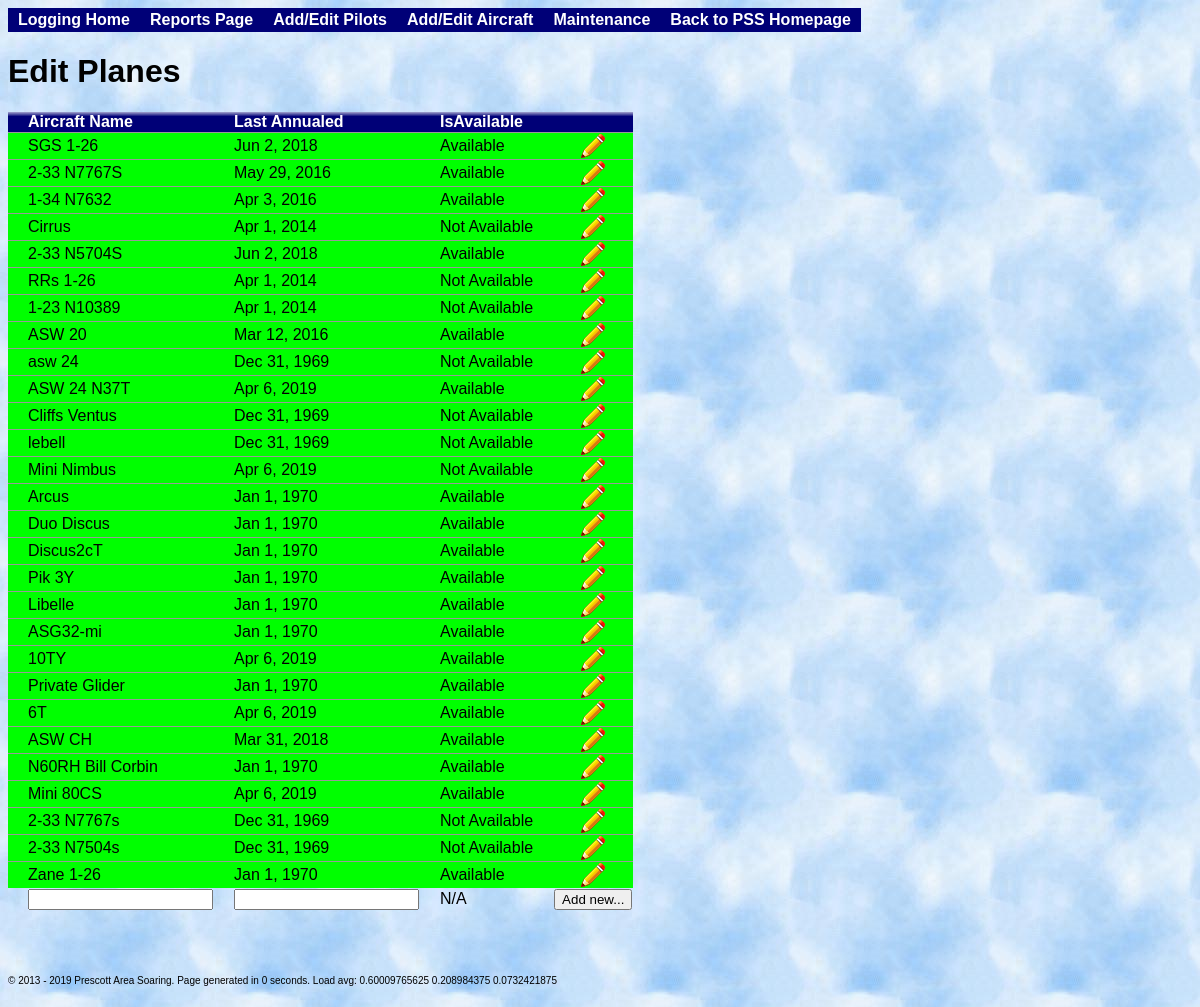
The page /index.php?addplanes on the database its author committed.
### tables this page shows
CREATE TABLE aircraft(ID INTEGER PRIMARY KEY NOT NULL, Name TEXT, LastAnnualed INTEGER, IsAvailable INTEGER DEFAULT 0);

### SoaringLogBase.php (called while the page is built, shortened)
<?php
    class SoaringLogBase {
        private static $instance;
        private $dbDir = 'sqlite:db.sqlite';
        private $aircraftTable = "aircraft";
        public $dbObj;
        public static function GetInstance() {
            if(!self::$instance) {
                self::$instance = new self();
            }
            return self::$instance;
        }
        public function OpenDatabase() {
            try {
                $this->dbObj = new PDO($this->dbDir) or die("Cannot open the database");
            }
            catch(Exception $e) {
                die("Oops, couldn't open the database :( $e");
            }
        }
        public function GetAircraftTable() {
            return $this->aircraftTable;
        }
        public function GetAircraft($showNotAvail = false) {
            if($showNotAvail)
                $query = "SELECT * FROM aircraft;";
            else
                $query = "SELECT * FROM aircraft WHERE IsAvailable='available' OR ID=0;";
            $result = $this->dbObj->query($query);
            $planes = array( );
            while($row = $result->fetch(PDO::FETCH_BOTH)) {
                $planes[$row['ID']] = $row['Name'];
            }
            return $planes;
        }
    }
?>

### addplanes.php (the view, shortened to what this page needs)
<h1>Edit Planes</h1>
<?php
include("SoaringLogBase.php");
$thisFile = "index.php?addplanes";
$logbase = SoaringLogBase::GetInstance();
$database = $logbase->dbObj;
$tableName = $logbase->GetAircraftTable();
$aircraftList = $logbase->GetAircraft(true);
$query = "SELECT * FROM $tableName;";
if($result = $database->query($query)) {
    echo("<table id=\"aircraftTable\" >");
    echo("<tr class=\"Head\"><td>Aircraft Name</td><td>Last Annualed</td><td>IsAvailable</td><td></td></tr>\n");
    while($row = $result->fetch(PDO::FETCH_BOTH)) {
        $editMe = 0;
        if($editMe) {
            echo("<tr id=\"row{$row['flightIndex']}\" class=\"IncompleteEntry\"><form id=\"form{$row['ID']}\" name=\"aircraftUpdate\" action=\"{$thisFile}\" method=\"POST\"> ");
            $entryComplete = false;
        }
        else {
            echo("<tr class=\"CompleteEntry\">");
        }
        echo("<td>{$aircraftList[$row['ID']]}</td>");
        $storedLastAnnual = date("M j, Y", $row['LastAnnualed']);
        if($editMe) {
            echo("<td>");
            echo("<input type=\"text\" name=\"lastAnnualed\" value=\"$storedLastAnnual\" id=\"lastAnnual{$row['ID']}\"/>");
            echo "</td>";
        }
        else
            echo("<td>$storedLastAnnual</td>");
        $isAvailable = $row['IsAvailable'];
        if($editMe) {
            if($isAvailable)
                echo("<td><input type=\"checkbox\" checked=\"yes\" name=\"available\" value=\"available\"></td>");
            else
                echo("<td><input type=\"checkbox\" name=\"available\" value=\"available\"></td>");
        }
        else {
            if($isAvailable)
                echo("<td class=\"Inactive\">Available</td>");
            else
                echo("<td>Not Available</td>");
        }
        if($editMe) {
            echo "<td><input type=\"hidden\" name=\"aircraftID\" value=\"{$row['ID']}\"/><input type=\"submit\" value=\"Update...\" /></form>";
        }
        else {
            echo "<td><center><button name=\"modify\" class=\"modify\" onClick=\"window.location.href='{$thisFile}&aircraftID={$row['ID']}&modified=1'; \" />";
            echo "</center></td></tr>\n";
        }
    }
    echo "<tr><form name=\"aircraftList\" action=\"{$thisFile}\" method=\"POST\">\n";
    echo "<td><input type=\"text\" name=\"aircraftName\" /></td>\n";
    echo "<td><input type=\"text\" name=\"lastAnnualed\" /></td>\n";
    echo "<td>N/A</td>";
    echo "<td><input type=\"submit\" value=\"Add new...\" /></td>";
    echo "</form></tr>";
    echo("</table><br><br><br>");
}
else
    print("Failed to execute query!!!");
?>

### style.css (style rules this page uses)
table, td, th { font-family: Verdana, Arial; font-size: 16px; border: 0px solid black; border-collapse:collapse; padding-left: 20px }
body { font-family: Verdana, Arial; font-size: 16px; background-image: url(img/Clouds.jpg); }
tr.CompleteEntry { background-color: #00FF00; border-top: 1px solid #999999; }
th, tr.Head { color: #FFFFFF; background-color: #000077; background-image: url('img/grad_white.png'); background-position: 0px -3px; background-repeat: repeat-x; vertical-align: bottom; padding-left: 20px; padding-right: 3px; font-family: Verdana, Arial; font-size: 14px; font-weight: bold; }
button.modify { border: none; height: 24px; width: 24px; valign: center; background: transparent; background-image: url('img/modify.png'); background-position: center; }

### rows shown on the page
aircraft: ID "SGS 1-26", LastAnnualed "Jun 2, 2018", IsAvailable "Available"
aircraft: ID "2-33 N7767S", LastAnnualed "May 29, 2016", IsAvailable "Available"
aircraft: ID "1-34 N7632", LastAnnualed "Apr 3, 2016", IsAvailable "Available"
aircraft: ID "Cirrus", LastAnnualed "Apr 1, 2014", IsAvailable "Not Available"
aircraft: ID "2-33 N5704S", LastAnnualed "Jun 2, 2018", IsAvailable "Available"
aircraft: ID "RRs 1-26", LastAnnualed "Apr 1, 2014", IsAvailable "Not Available"
aircraft: ID "1-23 N10389", LastAnnualed "Apr 1, 2014", IsAvailable "Not Available"
aircraft: ID "ASW 20", LastAnnualed "Mar 12, 2016", IsAvailable "Available"
aircraft: ID "asw 24", LastAnnualed "Dec 31, 1969", IsAvailable "Not Available"
aircraft: ID "ASW 24 N37T", LastAnnualed "Apr 6, 2019", IsAvailable "Available"
aircraft: ID "Cliffs Ventus", LastAnnualed "Dec 31, 1969", IsAvailable "Not Available"
aircraft: ID "lebell", LastAnnualed "Dec 31, 1969", IsAvailable "Not Available"
aircraft: ID "Mini Nimbus", LastAnnualed "Apr 6, 2019", IsAvailable "Not Available"
aircraft: ID "Arcus", LastAnnualed "Jan 1, 1970", IsAvailable "Available"
aircraft: ID "Duo Discus", LastAnnualed "Jan 1, 1970", IsAvailable "Available"
aircraft: ID "Discus2cT", LastAnnualed "Jan 1, 1970", IsAvailable "Available"
aircraft: ID "Pik 3Y", LastAnnualed "Jan 1, 1970", IsAvailable "Available"
aircraft: ID "Libelle", LastAnnualed "Jan 1, 1970", IsAvailable "Available"
aircraft: ID "ASG32-mi", LastAnnualed "Jan 1, 1970", IsAvailable "Available"
aircraft: ID "10TY", LastAnnualed "Apr 6, 2019", IsAvailable "Available"
aircraft: ID "Private Glider", LastAnnualed "Jan 1, 1970", IsAvailable "Available"
aircraft: ID "6T", LastAnnualed "Apr 6, 2019", IsAvailable "Available"
aircraft: ID "ASW CH", LastAnnualed "Mar 31, 2018", IsAvailable "Available"
aircraft: ID "N60RH Bill Corbin", LastAnnualed "Jan 1, 1970", IsAvailable "Available"
aircraft: ID "Mini 80CS", LastAnnualed "Apr 6, 2019", IsAvailable "Available"
aircraft: ID "2-33 N7767s", LastAnnualed "Dec 31, 1969", IsAvailable "Not Available"
aircraft: ID "2-33 N7504s", LastAnnualed "Dec 31, 1969", IsAvailable "Not Available"
aircraft: ID "Zane 1-26", LastAnnualed "Jan 1, 1970", IsAvailable "Available"

### other values the page prints
$oneMinLoad "0.60009765625"
$fiveMinLoad "0.208984375"
$fifteenMinLoad "0.0732421875"
